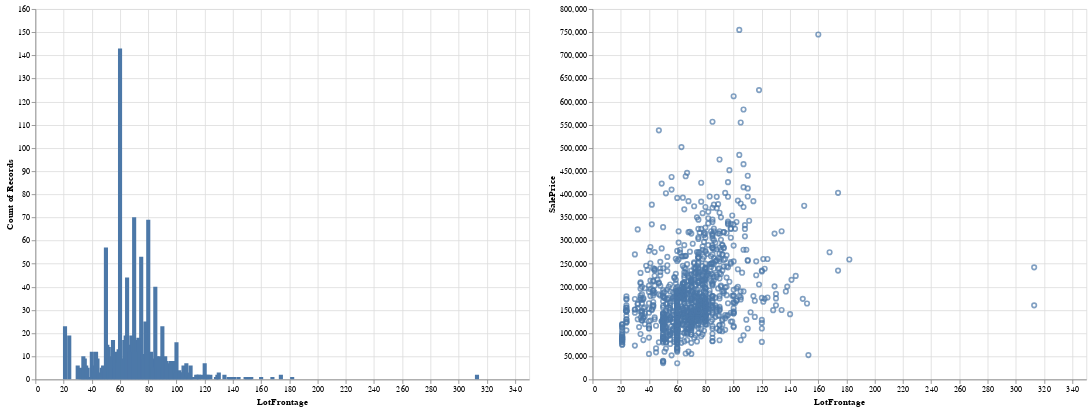

Notebook source saved alongside this figure:
### Markdown cell above
Veamos la distribución en el dataset de entrenamiento además de un scatterplot con la variable objetivo

### Code cell
pts = alt.selection(type="interval", encodings=["x"])
chrt = alt.Chart(dt_train).mark_bar().encode(x='LotFrontage',
                                       y='count(LotFrontage)',
                                       tooltip='count(LotFrontage)'
                                       ).transform_filter(pts).properties(width=600, height=450).interactive()

chrt2 = alt.Chart(dt_train).mark_point().encode(x='LotFrontage',
                                          y='SalePrice:Q',
                                          tooltip='SalePrice:Q'
                                          ).properties(width=600, height=450).add_selection(pts)
alt.hconcat(chrt, chrt2).display()

### Figure 1 — Vega-Lite specification as saved in the notebook (floating-point values rounded to 4 significant figures; data arrays with more than 128 entries replaced by an {"elided": "..."} marker saying what was removed)
{"config": {"view": {"continuousWidth": 400, "continuousHeight": 300}}, "hconcat": [{"mark": "bar", "encoding": {"tooltip": {"type": "quantitative", "aggregate": "count", "field": "LotFrontage"}, "x": {"type": "quantitative", "field": "LotFrontage"}, "y": {"type": "quantitative", "aggregate": "count", "field": "LotFrontage"}}, "height": 450, "selection": {"selector004": {"type": "interval", "bind": "scales", "encodings": ["x", "y"]}}, "transform": [{"filter": {"selection": "selector003"}}], "width": 600}, {"mark": "point", "encoding": {"tooltip": {"type": "quantitative", "field": "SalePrice"}, "x": {"type": "quantitative", "field": "LotFrontage"}, "y": {"type": "quantitative", "field": "SalePrice"}}, "height": 450, "selection": {"selector003": {"type": "interval", "encodings": ["x"]}}, "width": 600}], "data": {"name": "data-2938389e5599d5c3e6351d8d03ebde7b"}, "$schema": "https://vega.github.io/schema/vega-lite/v4.0.0.json", "datasets": {"data-2938389e5599d5c3e6351d8d03ebde7b": {"elided": "1460 records"}}}
